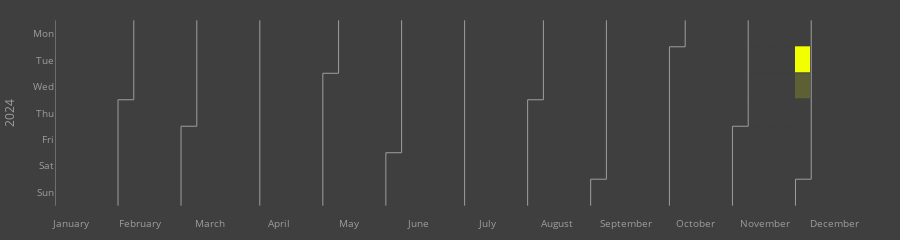

The notebook cell this image was saved under:
### Code cell
custom_colorscale = [
    [0, "#3f3f3f"],  # スケールの最小値に対応する色
    [1, "#f2ff00"]    # スケールの最大値に対応する色
]

# タイルプロット
fig = calplot(df, x="date", y="value",
              colorscale=custom_colorscale)
fig.update_layout({"yaxis": {"title": "2024"},
                  "plot_bgcolor": "#3f3f3f",
                  "paper_bgcolor": "#3f3f3f"})
fig.update_layout(margin=dict(l=10, r=10, t=10, b=10))
fig.write_html("html_figures/researchmap.html")
fig

### Figure 1 — Plotly figure (JSON) as saved in the notebook; plotly's stock layout.template omitted (floating-point values rounded to 4 significant figures; data arrays with more than 128 entries replaced by an {"elided": "..."} marker saying what was removed)
{"data": [{"colorscale": [[0, "#3f3f3f"], [1, "#f2ff00"]], "customdata": {"elided": "366x2 str values"}, "hovertemplate": "%{customdata[0]} <br>Week=%{x} <br>%{customdata[1]}=%{z}", "name": "2024", "showscale": false, "type": "heatmap", "x": {"elided": "366 int values"}, "xaxis": "x", "xgap": 1, "y": {"elided": "366 int values"}, "yaxis": "y", "ygap": 1, "z": {"elided": "366 int values"}, "zmax": 18, "zmin": 0}, {"hoverinfo": "skip", "line": {"color": "#9e9e9e", "width": 1}, "mode": "lines", "type": "scatter", "x": [0.5, 0.5], "xaxis": "x", "y": [-0.5, 6.5], "yaxis": "y"}, {"hoverinfo": "skip", "line": {"color": "#9e9e9e", "width": 1}, "mode": "lines", "type": "scatter", "x": [4.5, 4.5], "xaxis": "x", "y": [2.5, 6.5], "yaxis": "y"}, {"hoverinfo": "skip", "line": {"color": "#9e9e9e", "width": 1}, "mode": "lines", "type": "scatter", "x": [4.5, 5.5], "xaxis": "x", "y": [2.5, 2.5], "yaxis": "y"}, {"hoverinfo": "skip", "line": {"color": "#9e9e9e", "width": 1}, "mode": "lines", "type": "scatter", "x": [5.5, 5.5], "xaxis": "x", "y": [2.5, -0.5], "yaxis": "y"}, {"hoverinfo": "skip", "line": {"color": "#9e9e9e", "width": 1}, "mode": "lines", "type": "scatter", "x": [8.5, 8.5], "xaxis": "x", "y": [3.5, 6.5], "yaxis": "y"}, {"hoverinfo": "skip", "line": {"color": "#9e9e9e", "width": 1}, "mode": "lines", "type": "scatter", "x": [8.5, 9.5], "xaxis": "x", "y": [3.5, 3.5], "yaxis": "y"}, {"hoverinfo": "skip", "line": {"color": "#9e9e9e", "width": 1}, "mode": "lines", "type": "scatter", "x": [9.5, 9.5], "xaxis": "x", "y": [3.5, -0.5], "yaxis": "y"}, {"hoverinfo": "skip", "line": {"color": "#9e9e9e", "width": 1}, "mode": "lines", "type": "scatter", "x": [13.5, 13.5], "xaxis": "x", "y": [-0.5, 6.5], "yaxis": "y"}, {"hoverinfo": "skip", "line": {"color": "#9e9e9e", "width": 1}, "mode": "lines", "type": "scatter", "x": [17.5, 17.5], "xaxis": "x", "y": [1.5, 6.5], "yaxis": "y"}, {"hoverinfo": "skip", "line": {"color": "#9e9e9e", "width": 1}, "mode": "lines", "type": "scatter", "x": [17.5, 18.5], "xaxis": "x", "y": [1.5, 1.5], "yaxis": "y"}, {"hoverinfo": "skip", "line": {"color": "#9e9e9e", "width": 1}, "mode": "lines", "type": "scatter", "x": [18.5, 18.5], "xaxis": "x", "y": [1.5, -0.5], "yaxis": "y"}, {"hoverinfo": "skip", "line": {"color": "#9e9e9e", "width": 1}, "mode": "lines", "type": "scatter", "x": [21.5, 21.5], "xaxis": "x", "y": [4.5, 6.5], "yaxis": "y"}, {"hoverinfo": "skip", "line": {"color": "#9e9e9e", "width": 1}, "mode": "lines", "type": "scatter", "x": [21.5, 22.5], "xaxis": "x", "y": [4.5, 4.5], "yaxis": "y"}, {"hoverinfo": "skip", "line": {"color": "#9e9e9e", "width": 1}, "mode": "lines", "type": "scatter", "x": [22.5, 22.5], "xaxis": "x", "y": [4.5, -0.5], "yaxis": "y"}, {"hoverinfo": "skip", "line": {"color": "#9e9e9e", "width": 1}, "mode": "lines", "type": "scatter", "x": [26.5, 26.5], "xaxis": "x", "y": [-0.5, 6.5], "yaxis": "y"}, {"hoverinfo": "skip", "line": {"color": "#9e9e9e", "width": 1}, "mode": "lines", "type": "scatter", "x": [30.5, 30.5], "xaxis": "x", "y": [2.5, 6.5], "yaxis": "y"}, {"hoverinfo": "skip", "line": {"color": "#9e9e9e", "width": 1}, "mode": "lines", "type": "scatter", "x": [30.5, 31.5], "xaxis": "x", "y": [2.5, 2.5], "yaxis": "y"}, {"hoverinfo": "skip", "line": {"color": "#9e9e9e", "width": 1}, "mode": "lines", "type": "scatter", "x": [31.5, 31.5], "xaxis": "x", "y": [2.5, -0.5], "yaxis": "y"}, {"hoverinfo": "skip", "line": {"color": "#9e9e9e", "width": 1}, "mode": "lines", "type": "scatter", "x": [34.5, 34.5], "xaxis": "x", "y": [5.5, 6.5], "yaxis": "y"}, {"hoverinfo": "skip", "line": {"color": "#9e9e9e", "width": 1}, "mode": "lines", "type": "scatter", "x": [34.5, 35.5], "xaxis": "x", "y": [5.5, 5.5], "yaxis": "y"}, {"hoverinfo": "skip", "line": {"color": "#9e9e9e", "width": 1}, "mode": "lines", "type": "scatter", "x": [35.5, 35.5], "xaxis": "x", "y": [5.5, -0.5], "yaxis": "y"}, {"hoverinfo": "skip", "line": {"color": "#9e9e9e", "width": 1}, "mode": "lines", "type": "scatter", "x": [39.5, 39.5], "xaxis": "x", "y": [0.5, 6.5], "yaxis": "y"}, {"hoverinfo": "skip", "line": {"color": "#9e9e9e", "width": 1}, "mode": "lines", "type": "scatter", "x": [39.5, 40.5], "xaxis": "x", "y": [0.5, 0.5], "yaxis": "y"}, {"hoverinfo": "skip", "line": {"color": "#9e9e9e", "width": 1}, "mode": "lines", "type": "scatter", "x": [40.5, 40.5], "xaxis": "x", "y": [0.5, -0.5], "yaxis": "y"}, {"hoverinfo": "skip", "line": {"color": "#9e9e9e", "width": 1}, "mode": "lines", "type": "scatter", "x": [43.5, 43.5], "xaxis": "x", "y": [3.5, 6.5], "yaxis": "y"}, {"hoverinfo": "skip", "line": {"color": "#9e9e9e", "width": 1}, "mode": "lines", "type": "scatter", "x": [43.5, 44.5], "xaxis": "x", "y": [3.5, 3.5], "yaxis": "y"}, {"hoverinfo": "skip", "line": {"color": "#9e9e9e", "width": 1}, "mode": "lines", "type": "scatter", "x": [44.5, 44.5], "xaxis": "x", "y": [3.5, -0.5], "yaxis": "y"}, {"hoverinfo": "skip", "line": {"color": "#9e9e9e", "width": 1}, "mode": "lines", "type": "scatter", "x": [47.5, 47.5], "xaxis": "x", "y": [5.5, 6.5], "yaxis": "y"}, {"hoverinfo": "skip", "line": {"color": "#9e9e9e", "width": 1}, "mode": "lines", "type": "scatter", "x": [47.5, 48.5], "xaxis": "x", "y": [5.5, 5.5], "yaxis": "y"}, {"hoverinfo": "skip", "line": {"color": "#9e9e9e", "width": 1}, "mode": "lines", "type": "scatter", "x": [48.5, 48.5], "xaxis": "x", "y": [5.5, -0.5], "yaxis": "y"}], "layout": {"font": {"color": "#9e9e9e", "size": 10}, "height": 150, "margin": {"b": 10, "l": 10, "r": 10, "t": 10}, "paper_bgcolor": "#3f3f3f", "plot_bgcolor": "#3f3f3f", "showlegend": false, "title": {"text": ""}, "xaxis": {"anchor": "y", "domain": [0, 1], "showgrid": false, "showline": false, "tickmode": "array", "ticktext": ["January", "February", "March", "April", "May", "June", "July", "August", "September", "October", "November", "December"], "tickvals": [1.5, 5.909, 10.32, 14.73, 19.14, 23.55, 27.95, 32.36, 36.77, 41.18, 45.59, 50], "zeroline": false}, "yaxis": {"anchor": "x", "autorange": "reversed", "domain": [0, 1], "showgrid": false, "showline": false, "tickmode": "array", "ticktext": ["Mon", "Tue", "Wed", "Thu", "Fri", "Sat", "Sun"], "tickvals": [0, 1, 2, 3, 4, 5, 6], "title": {"text": "2024"}, "zeroline": false}}}
